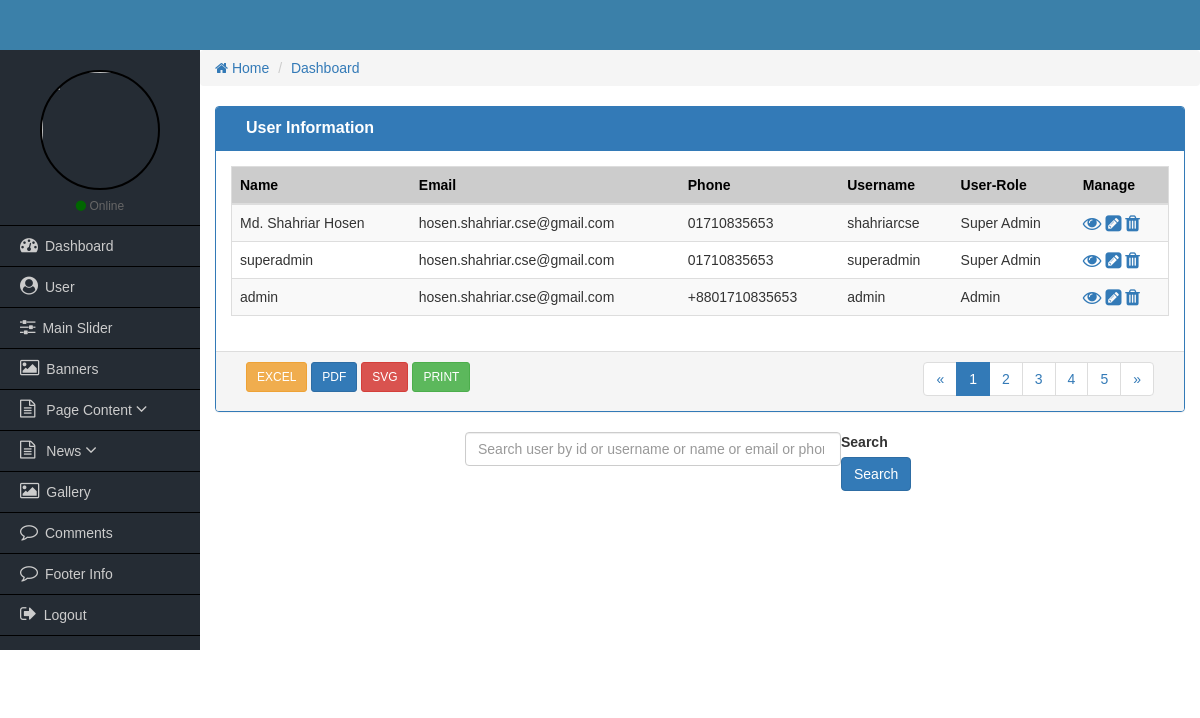
/admin/search-result.php, run on the app's committed database.
### tables this page shows
CREATE TABLE `tbl_user` (
  `id` int(11) NOT NULL AUTO_INCREMENT,
  `name` varchar(50) NOT NULL,
  `phone` varchar(25) NOT NULL,
  `email` varchar(50) NOT NULL,
  `username` varchar(50) NOT NULL,
  `password` varchar(50) NOT NULL,
  `role_id` int(11) NOT NULL,
  `image` varchar(255) NOT NULL,
  PRIMARY KEY (`id`),
  KEY `role_id` (`role_id`),
  CONSTRAINT `tbl_user_ibfk_1` FOREIGN KEY (`role_id`) REFERENCES `tbl_user_role` (`role_id`)
);

CREATE TABLE `tbl_user_role` (
  `role_id` int(11) NOT NULL AUTO_INCREMENT,
  `role_name` varchar(25) NOT NULL,
  PRIMARY KEY (`role_id`)
);

### admin/search-result.php (the view, shortened to what this page needs)
<?php
	require_once('functions/admin-functions.php');
?>
<div class="col-md-12">
    <div class="panel panel-primary">
        <div class="panel-heading">
            <div class="col-md-9 heading_title">
                User Information
             </div>
             <div class="col-md-3 text-right">
            </div>
            <div class="clearfix"></div>
        </div>
      <div class="panel-body">
          <table class="table table-responsive table-striped table-hover table_cus">
                <thead class="table_head">
                    <tr>
                        <th>Name</th>
                        <th>Email</th>
                        <th>Phone</th>
                        <th class="hidden-xs">Username</th>
                        <th class="hidden-xs">User-Role</th>
                        <th>Manage</th>
                    </tr>
                </thead>
                <tbody>
                <?php
                    $search = $_POST['search'];
                    $query = "SELECT * FROM tbl_user NATURAL JOIN tbl_user_role WHERE name LIKE '%$search%' OR email LIKE '$search' OR phone LIKE '$search' ";
                    $sqlQuery = mysqli_query($dbconnect, $query);
                    while($row = mysqli_fetch_array($sqlQuery)) : ?>
                    <tr>
                        <td><?= $row['name']; ?></td>
                        <td><?= $row['email']; ?></td>
                        <td><?= $row['phone']; ?></td>
                        <td class="hidden-xs"><?= $row['username']; ?></td>
                        <td class="hidden-xs"><?= $row['role_name']; ?></td>
                        <td>
                          <a href="view-user.php?viewId=<?= $row['id']; ?>"><i class="fa fa-eye fa-lg"></i></a>
                          <a href="edit-user.php?editId=<?= $row['id']; ?>"><i class="fa fa-pencil-square fa-lg"></i></a>
                          <a href="delete-user.php?deleteId=<?= $row['id']; ?>" onclick="return confirmation()"><i class="fa fa-trash fa-lg"></i></a>
                         </td>
                    </tr>
                      <?php  endwhile; ?>
                </tbody>
          </table>
      </div>
      <div class="panel-footer">
        <div class="col-md-4">
            <a href="#" class="btn btn-sm btn-warning">EXCEL</a>
            <a href="#" class="btn btn-sm btn-primary">PDF</a>
            <a href="#" class="btn btn-sm btn-danger">SVG</a>
            <a href="#" class="btn btn-sm btn-success">PRINT</a>
        </div>
        <div class="col-md-4">
        </div>
        <div class="col-md-4 text-right">
            <nav aria-label="Page navigation">
              <ul class="pagination pagina_cus">
                <li>
                  <a href="#" aria-label="Previous">
                    <span aria-hidden="true">&laquo;</span>
                  </a>
                </li>
                <li class="active"><a href="#">1</a></li>
                <li><a href="#">2</a></li>
                <li><a href="#">3</a></li>
                <li><a href="#">4</a></li>
                <li><a href="#">5</a></li>
                <li>
                  <a href="#" aria-label="Next">
                    <span aria-hidden="true">&raquo;</span>
                  </a>
                </li>
              </ul>
            </nav>
        </div>
        <div class="clearfix"></div>
      </div>
    </div>
</div>
<div class="col-md-6 col-md-offset-3">
     <form action="">
        <div class="form-group">
        <label for="search">Search</label>
            <input type="search" name="search" class="form-control" id="search" placeholder="Search user by id or username or name or email or phone" /><br>
            <a href="#" class="btn btn-primary">Search</a>
        </div>
    </form>
</div>

### admin/css/style.css (style rules this page uses)
* { margin:0px; padding:0px; outline:0px; }
ul, ol { list-style-type:none; }
a { text-decoration:none; }
body { font-family:Verdana, Geneva, sans-serif; }
.heading_title { font-size:16px; font-weight:bold; }
.table_cus { border:1px solid #ddd; }
.table_head { background-color:#ccc; color:#000; }
.pagina_cus { padding:0px; margin:0px; }
#search { width: 80%; float: left; }
.panel-body { padding: 15px; }

### admin/css/sidebar.css (style rules this page uses)
body { margin: 0px; padding: 0px; }

### data on the page
tbl_user: name "Md. Shahriar Hosen", email "hosen.shahriar.cse@gmail.com", phone "01710835653", username "shahriarcse", role.role_name "Super Admin"
tbl_user: name "superadmin", email "hosen.shahriar.cse@gmail.com", phone "01710835653", username "superadmin", role.role_name "Super Admin"
tbl_user: name "admin", email "hosen.shahriar.cse@gmail.com", phone "+8801710835653", username "admin", role.role_name "Admin"
